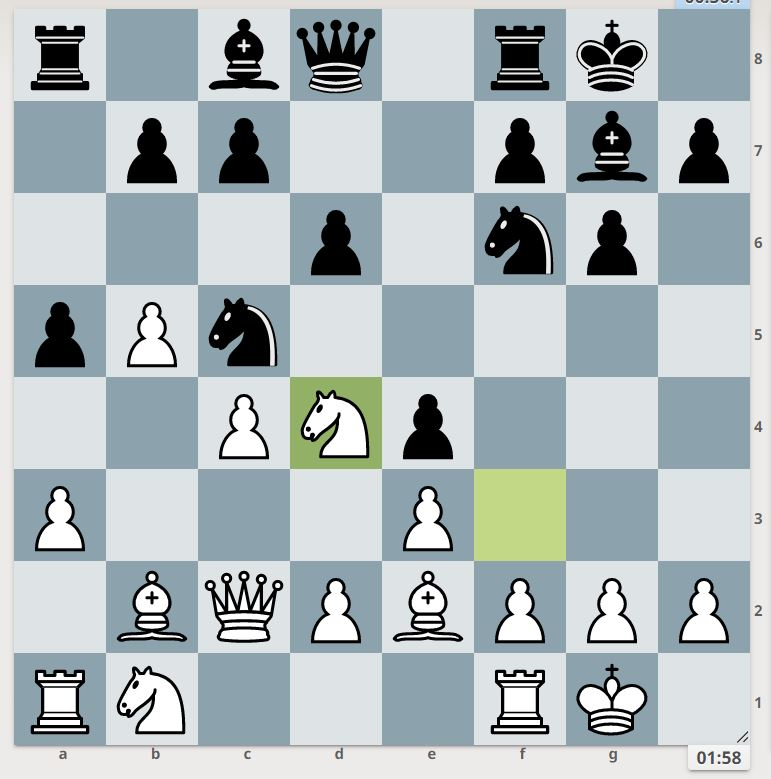
#> input picture imagenes/ChessBoard.JPG, 771 x 779 px, found by its file name
$ python main.py
#> lines starting #> are read from the running program, lines starting #| are printed output that depends on the picture; after the words box and inside, x2 and y2 are one past the last pixel; in counts of white or black regions, pixels touching at a corner belong together
### code/utilities.py
import numpy as np
from PIL import Image

def convolution_dimensions(img, kernel):
    """Computes the final dimensions of the convolution with the image and kernel provided"""
    img_dimensions = np.array(list(img.shape))
    kernel_dimensions = np.array(list(kernel.shape))
    conv_image_dimensions = img_dimensions-kernel_dimensions + 1
    return conv_image_dimensions

def convolution(img, kernel, keepdim:bool = False, invert:bool= False):
    """Computes the convolution of the image and the kernel provided"""
    dimensions = convolution_dimensions(img, kernel)
    conv = np.zeros(tuple(dimensions.tolist()))
    if invert:
        kernel = np.fliplr(np.flipud(kernel))
    for i in range(dimensions[0]):
        for j in range(dimensions[1]):
            # Here i gotta compute every posirion of the convolution
            img_extracted = extract(img, kernel, i, j)
            conv[i, j] = np.sum(img_extracted * kernel)
    if keepdim:
        final_dimensions = np.array(list(img.shape))
        index = final_dimensions - dimensions + 1
        result  = np.zeros(img.shape)
        x = 2
        y = 2
        result[index[0] -x :index[0] + dimensions[0] - y, index[1] - x :index[1] + dimensions[1] - y ] = conv
        return result
    return conv

def extract(img, kernel, i, j):
    """ Extracts a block on the i,j position with kernel dimension"""
    kernel_dim = list(kernel.shape)
    return img[i:i + kernel_dim[0], j: j + kernel_dim[1]]

def balanced_kernel(center, borders, dim:tuple):
    """Returns a balanced kernel with the dimensions, center value and borders values provided"""
    kernel = np.zeros(dim)
    # Vertical borders
    kernel[0, :] = borders
    kernel[dim[1] - 1, :] = borders
    # Horizontal borders
    kernel[:, 0] = borders
    kernel[:, dim[0] - 1] = borders
    # Center
    kernel[int(dim[0]/2), int(dim[1]/2)] = center
    return kernel

# [11 lines left out: functions find_by_percentage, find_by_value, not called in this run]

def binarize_img(image_paht:str):
    """Binarizes the image in the path provided"""
    imagen = np.array(Image.open(image_paht))
    dimensions = imagen.shape
    binary_image = np.zeros((dimensions[0], dimensions[1]))
    threshold = 255*3/2
    for i in range(dimensions[0]):
        for j in range(dimensions[1]):
            binary_image[i, j] = 0 if np.sum(imagen[i, j, :]) > threshold else 1
    return binary_image

# [26 lines left out: functions eliminate_non_maximum, is_in, not called in this run]


### code/main.py
import matplotlib.pyplot as plt
from matplotlib import patches
import numpy as np
from utilities import eliminate_non_maximum
from utilities import convolution
from utilities import balanced_kernel
from utilities import find_by_percentage
from utilities import binarize_img


# Se crea una matriz de ceros de 10x10
l = np.zeros((10,10))
v = np.zeros((10,10))
# Se crea un un arreglo bidimensional que contiene una "L"
l[4:7, 4] = 1
l[7, 4:6] = 1

kernel = balanced_kernel(8, -1, (3,3))
filtro = convolution(l, kernel, False)
filtro = filtro[2:8, 2:6]
conv = convolution(l, filtro)


plt.subplot(211)
plt.imshow(filtro)
plt.subplot(212)
plt.imshow(conv)

plt.subplots_adjust(bottom=0.1, right=0.8, top=0.9)
cax = plt.axes([0.85, 0.1, 0.075, 0.8])
plt.colorbar(cax=cax)
plt.show()
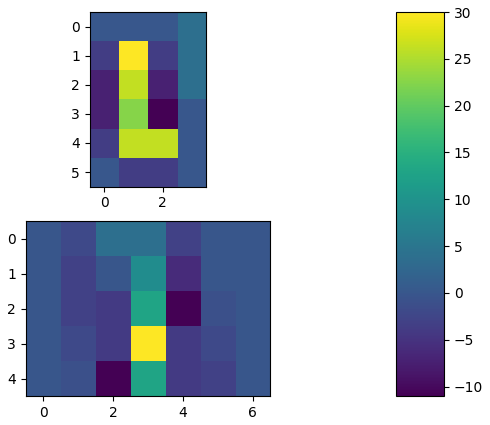
#> figure drawn by matplotlib, 3 panels

# Parte b
binary_image = binarize_img("imagenes/ChessBoard.jpg")
#> in binarize_img, imagen is the input picture: shape (779, 771, 3); mean R, G, B 173.9, 184.5, 187.6
#> after the loop in binarize_img, `for i in range(dimensions[0]):`:
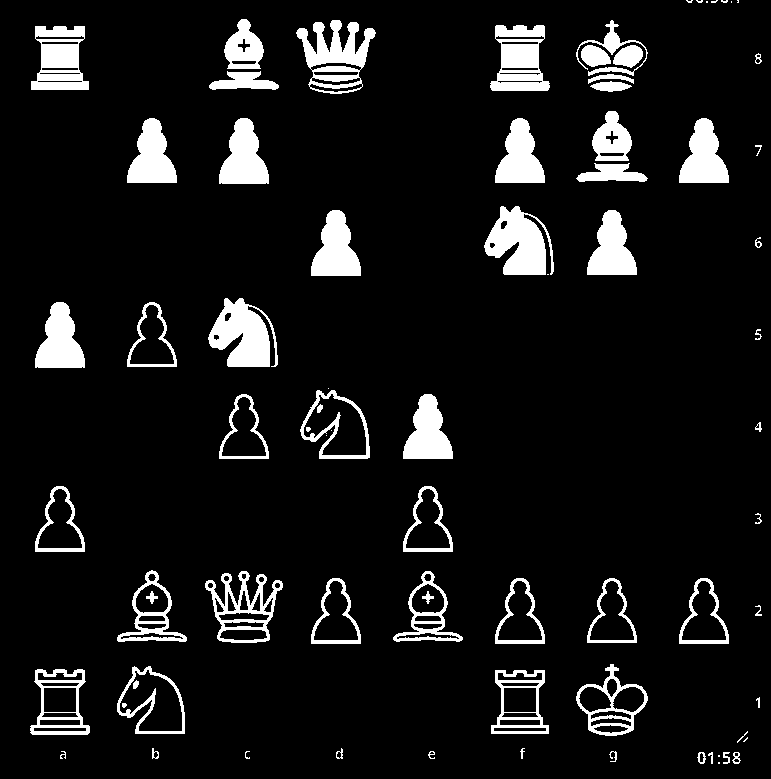
#> binary_image: shape (779, 771) float64; values 0 (black) and 1 (white), 8.9% white; 78 white regions (15 under 20 px), largest, box (x1, y1, x2, y2) and area: (208, 298, 278, 367) 2993, (484, 206, 554, 275) 2990, (296, 20, 376, 94) 2842


fig, ax = plt.subplots()
ax.imshow(binary_image, cmap='binary')


points = []
while len(points) < 2:
#> (the run stopped early here; a loop or call above may not have finished)
